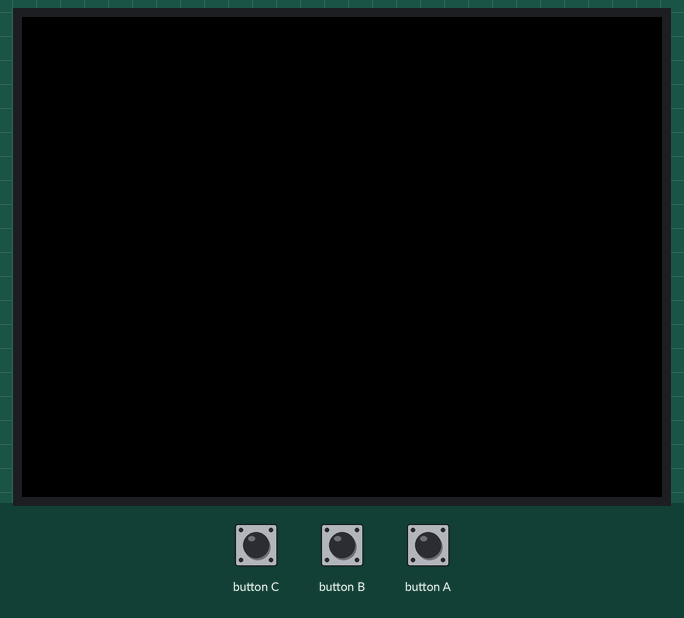
The sketch below on a simulated ESP32. Parts: 320×240 colour display. The inputs (shaded band) are chosen by the test bench. What the sketch prints to the serial monitor is not drawn.

Above: at 1.4 s.
1.5 s: button C pressed for 0.15 s
At 2.3 s:
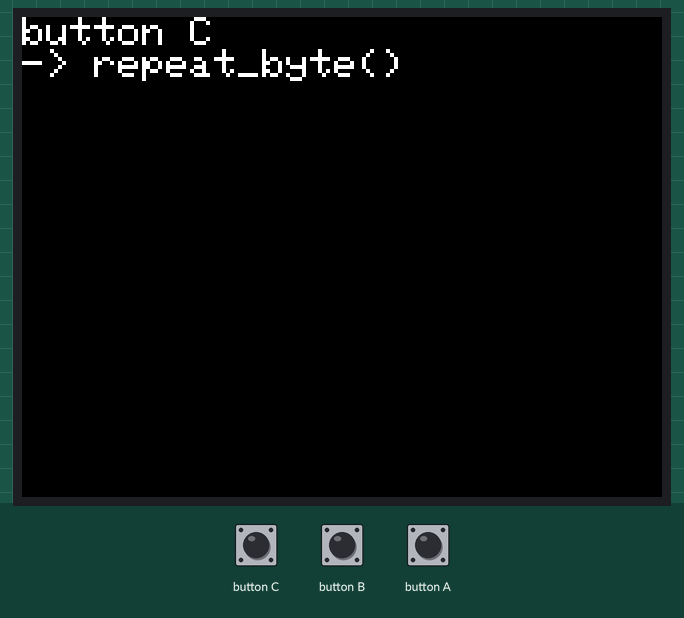
3.1 s: button B pressed for 0.15 s
At 3.5 s:
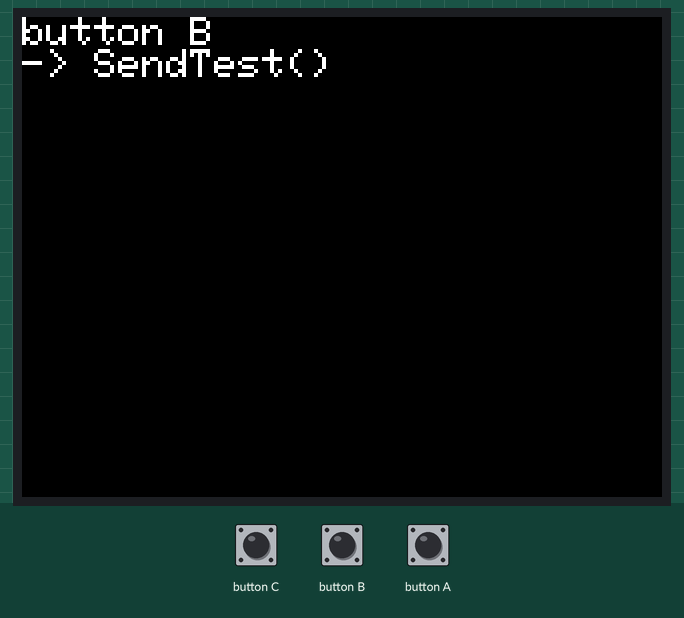
4.7 s: button A pressed for 1 s
At 5.4 s:
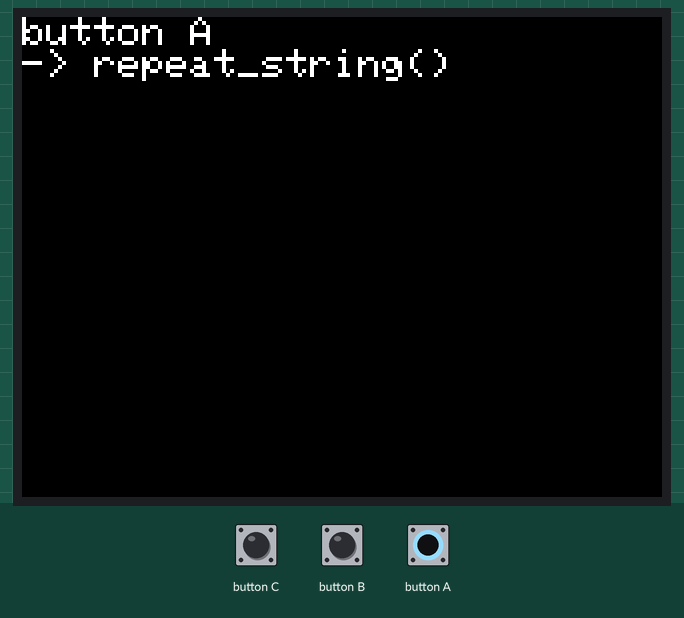
Timing chart, 0 to 7.7 s (numbered marks = the images above; inputs shaded):
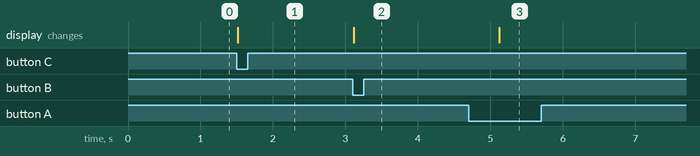

Measured:
- after the input at 1.5 s, the display: changes at once (image 1)
- after the input at 3.1 s, the display: changes at once (image 2)
- after the input at 4.7 s, the display: changes after 0.42 s (image 3)

The sketch:

serial_com.ino
```cpp
#include <M5Stack.h>

void setup() {
  M5.begin(true, false, true);
  M5.Power.begin();

  Serial.begin(115200);//ビットレート設定

  M5.Lcd.fillScreen(BLACK);
  M5.Lcd.setTextColor(WHITE, BLACK);
  M5.Lcd.setTextSize(2);
}

void repeat_string(){
  if ( Serial.available() > 0 ) {
    String str = Serial.readStringUntil('\n');
    Serial.print("recieved -> ");
    Serial.println(str);
  }
}

void SendTest(){
  Serial.print("BIN->");
  Serial.print(10, BIN); // 2進数の10である"1010"が文字列として送信される
  Serial.print("\nOCT->");
  Serial.print(10, OCT); // 8進数の10である"12"が文字列として送信される
  Serial.print("\nDEC->");
  Serial.print(10, DEC); // 10進数の10である"10"が文字列として送信される
  Serial.print("\nHEX->");
  Serial.print(10, HEX); // 16進数の10である"A"が文字列として送信される
  Serial.print("\n");
  delay(1000);
}


void repeat_byte(){
  uint8_t data[] = {10, 20, 30, 40};
  Serial.write(data, 4);
}

void display_recieved_data(){
  #define MAX_SIZE 100
  int recieved_byte_size = Serial.available();
  char recieved_data[100];

  for(int i=0;i<recieved_byte_size;i++){
    recieved_data[i] = (char)Serial.read();
  }
  recieved_data[recieved_byte_size] = 0; //終端文字

  //描画！
  M5.Lcd.setCursor(0,100);
  M5.Lcd.printf("%s", recieved_data);
}

int serial_status = 0;

void loop() {
  M5.update();// update button state

  M5.Lcd.setCursor(0,0);
  if (M5.BtnA.wasPressed()) {
    serial_status = 0;
    M5.Lcd.print("button A \n-> repeat_string() ");
  }
  if (M5.BtnB.wasPressed()) {
    serial_status = 1;
    M5.Lcd.print("button B \n-> SendTest()      ");
  }

  if (M5.BtnC.wasPressed()) {
    serial_status = 2;
    M5.Lcd.print("button C \n-> repeat_byte()    ");
  }

  switch(serial_status){
  case 0:
    repeat_string();
    break;
  case 1:
    SendTest();
    break;
  case 2:
    repeat_byte();
    //display_recieved_data();
    break;
  }
}
```
